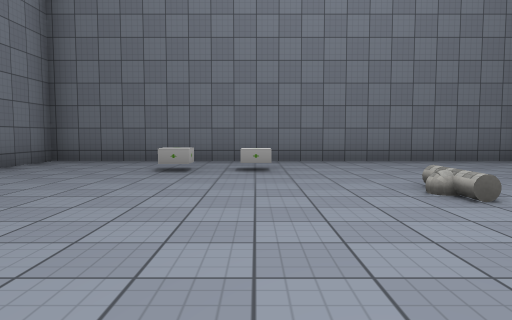
view 1 (above)

16 first-person views from a walk through a 3-D level made in the Unity game engine. The camera is 1.2 m above the floor, tilts 4° down and sees 70° across. The floor is counted in squares, 2 m on a side. Each view is taken from the middle of a square. On the plan, view 1 faces up. The plan holds only what a view shows up to about 10 squares ahead; the rest is blank. The place goes on beyond the plan. The player is left out. Some surface patterns are stand-ins.

view 2
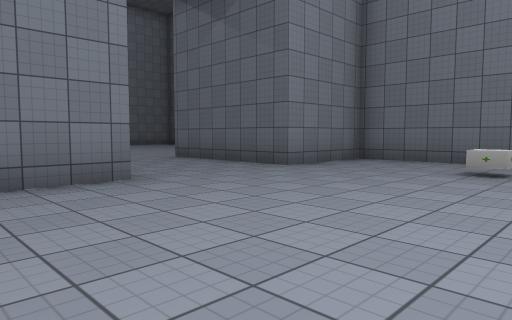

view 3
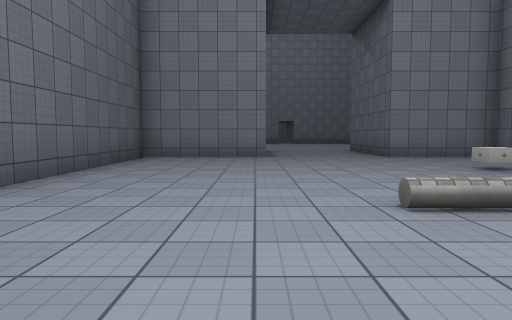

view 4
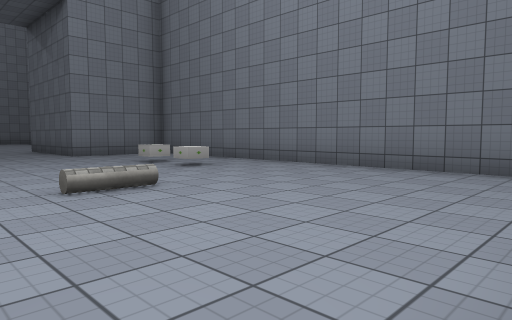

view 5
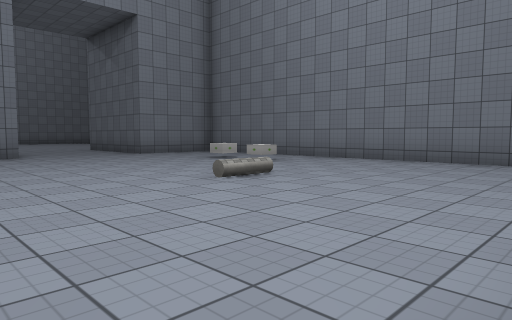

view 6
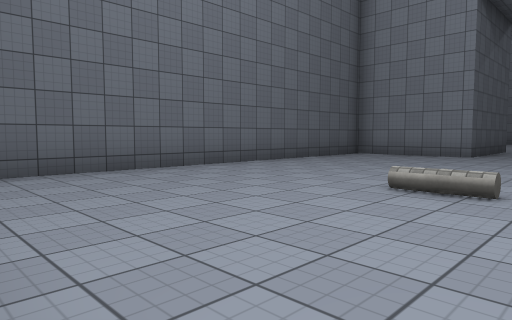

view 7
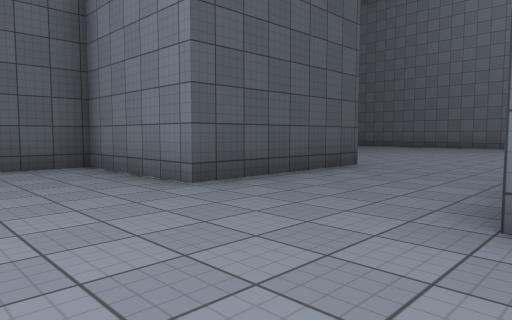

view 8
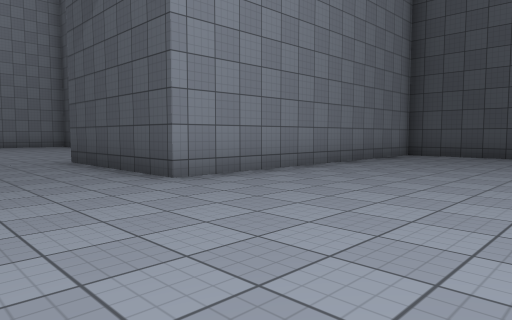

view 9
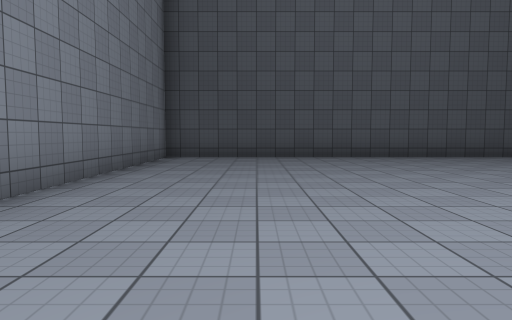

view 10
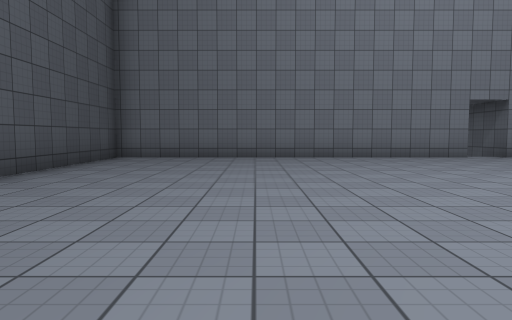

view 11
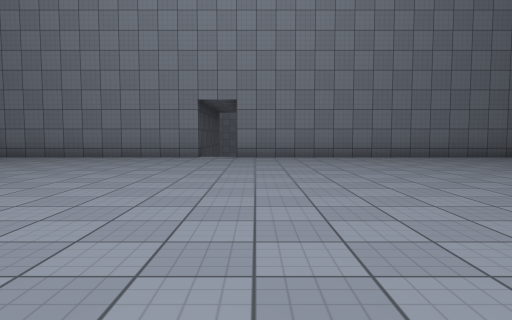

view 12
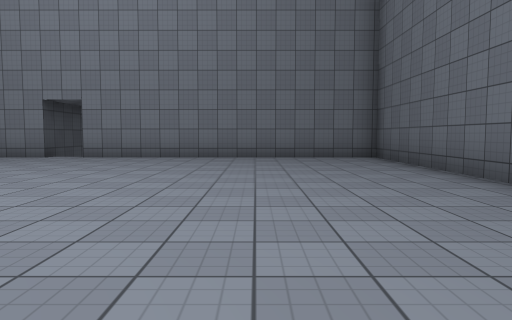

view 13
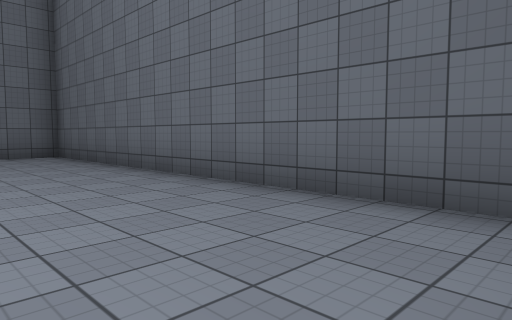

view 14
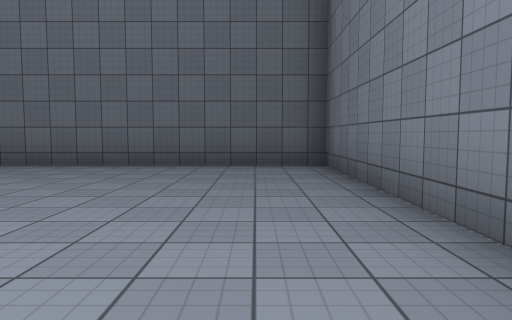

view 15
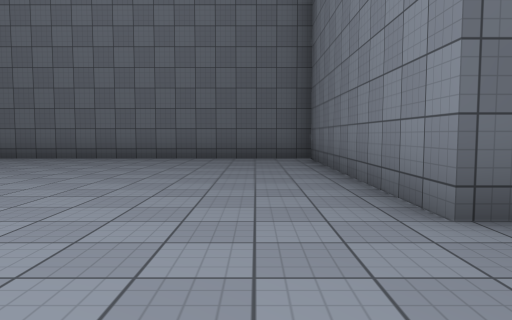

view 16
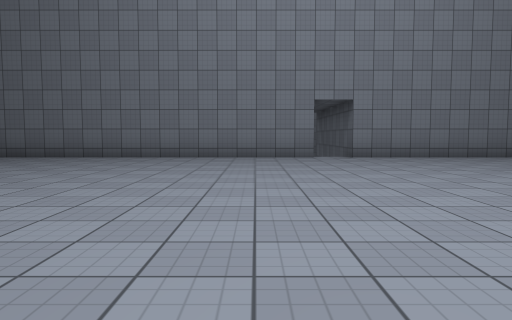

### Floor plan
Points are (right, up) in squares from view 1. A wall is a line through its corners. A room is listed if a view was taken in it or the views show most of it. See-through windows are left out.
Room 1 (views 1, 2, 3, 4, 5, 6, 7)
walls: (5.9, 8.3) (-4.6, 8.3) (-4.6, 5.5) (-8.6, 5.5); (-8.6, 2.3) (-4.6, 2.3) (-4.6, -1) (5, -1)
ways out: opening at (-8, 4) to room 2
objects: other object (-1, 6); other object (0, 6); other object (2, 4); other object (2, 5)
Room 2 (views 8, 9, 10, 11, 12, 13, 14, 15, 16)
walls: (-8.6, 5.5) (-8.6, 12.1) (-19.5, 12.1) (-19.5, 4.5) (-20.1, 4.5); (-20, 3.5) (-19.5, 3.5) (-19.5, -5.6) (-8.6, -5.6) (-8.6, 2.3)
ways out: opening at (-8, 4) to room 1

Where each view was taken, in squares from view 1:
view 1: 0 up, 0 right, facing up
view 2: 0 up, 0 right, facing up-left
view 3: 2 up, 5 right, facing left
view 4: 2 up, 6 right, facing up-left
view 5: 0 up, 6 right, facing up-left
view 6: 5 up, 6 right, facing down-left
view 7: 6 up, 2 left, facing down-left
view 8: 5 up, 13 left, facing down-right
view 9: 4 up, 11 left, facing down
view 10: 2 down, 10 left, facing left
view 11: 5 up, 10 left, facing left
view 12: 9 up, 10 left, facing left
view 13: 9 up, 9 left, facing up-left
view 14: 5 up, 10 left, facing up
view 15: 3 up, 10 left, facing up
view 16: 2 up, 10 left, facing left
